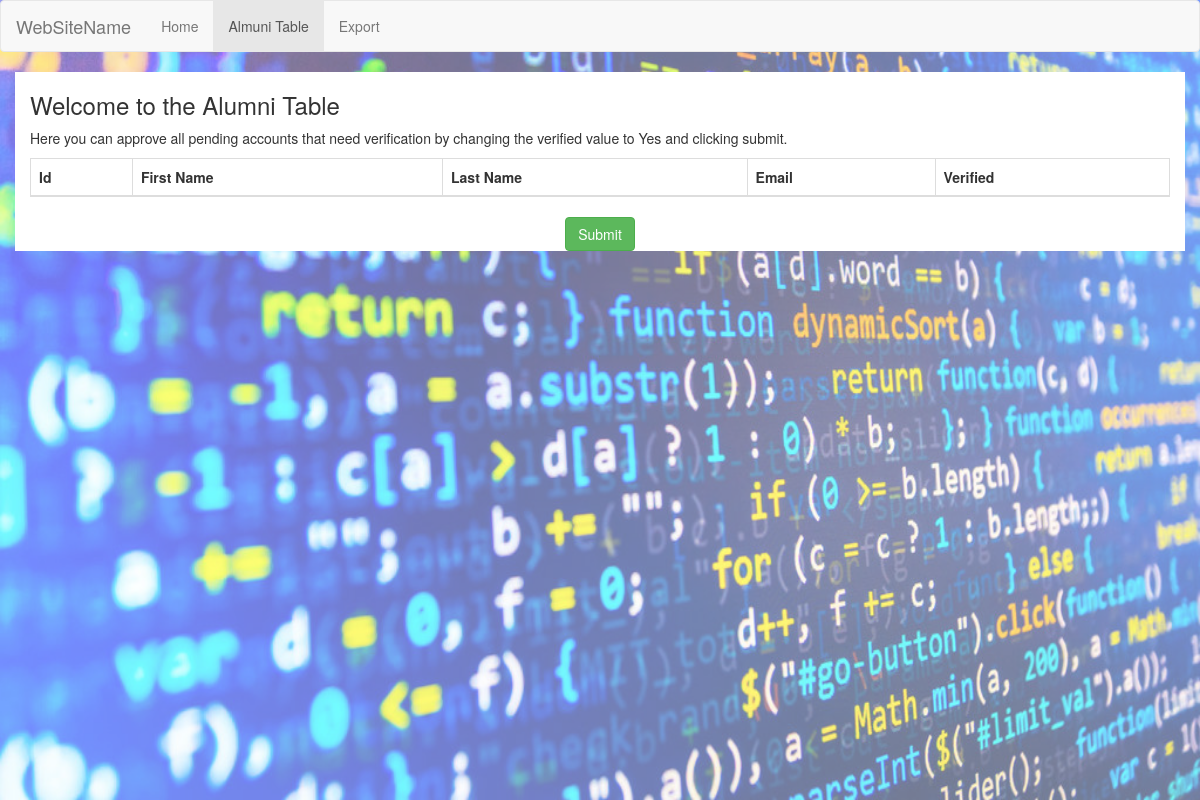
Before: /admin/alumniTable.php with the older database file.
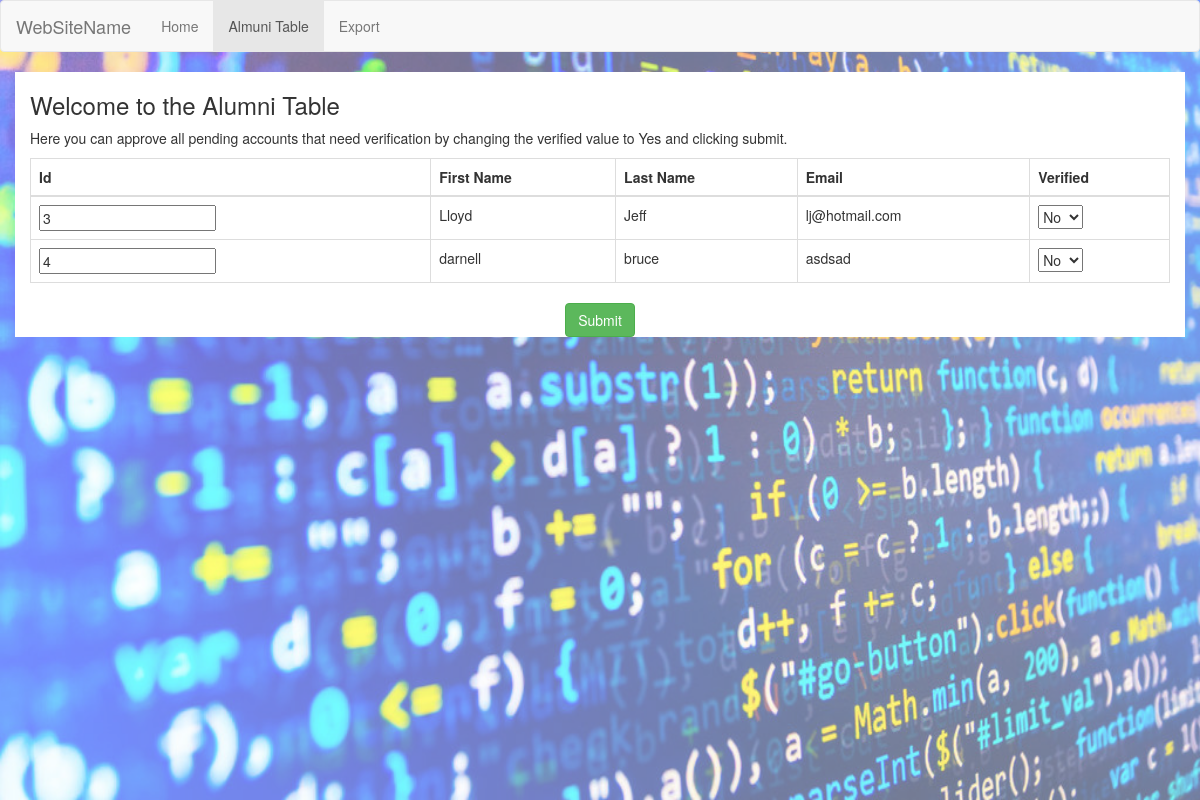
After: the same page with the newer database file.
### tables this page shows
CREATE TABLE `alumni` (
  `alumniId` int(20) NOT NULL,
  `fName` varchar(50) DEFAULT NULL,
  `lName` varchar(50) DEFAULT NULL,
  `email` varchar(50) DEFAULT NULL,
  `password` varchar(50) DEFAULT NULL,
  `timeCreated` timestamp NOT NULL DEFAULT CURRENT_TIMESTAMP ON UPDATE CURRENT_TIMESTAMP,
  `verified` varchar(50) NOT NULL DEFAULT 'No'
);

### admin/alumniTable.php (the view, shortened to what this page needs)
<!DOCTYPE html>
<html lang="en">
<head>
    <link rel="stylesheet" href="css/main.css">
    <link rel="stylesheet" href="https://maxcdn.bootstrapcdn.com/bootstrap/3.3.7/css/bootstrap.min.css">
    <link rel="stylesheet" href="https://maxcdn.bootstrapcdn.com/bootstrap/3.3.7/css/bootstrap.min.css">
</head>
<body>
    <nav class="navbar navbar-default">
  <div class="container-fluid">
    <div class="navbar-header">
      <a class="navbar-brand" href="#">WebSiteName</a>
    </div>
    <ul class="nav navbar-nav">
      <li><a href="home.php">Home</a></li>
      <li class="active"><a href="alumniTable.php">Almuni Table</a></li>
      <li><a href="export.php">Export</a></li>
    </ul>
  </div>
</nav>
<div id="background">
  <img src="images/computer_code.jpg" alt="background" height="100%" width="100%">
</div>
<div class="container" id="hold">
  <h3>Welcome to the Alumni Table</h3>
  <p>Here you can approve all pending accounts that need verification by changing the verified value to Yes and clicking submit.</p>
    <form action='' method='post'>
    <table class="table table-bordered">
        <thead>
            <tr>
                <th>Id</th>
                <th>First Name</th>
                <th>Last Name</th>
                <th>Email</th>
                <th>Verified</th>
            </tr>
        </thead>
        <tbody>
    <?php
        include "lib.php";
        $sql = "SELECT * FROM `alumni` where alumni.verified='No'";
        $res = $conn->query($sql);
        if ($res){
            while (($row = $res-> fetch_assoc())!=null){
                echo "<tr>";
                echo "<td>";
				echo "<input name='alumni[]'". "value='". $row['alumniId']."' readonly>";
				echo "</td>";
				echo "<td>" . $row['fName'] . "</td>";
                echo "<td>" . $row['lName'] . "</td>";
                echo "<td>" . $row['email'] . "</td>";
                echo "<td> <select name='select[]'>";
                echo "<option value=\"No\">No</option>";
                echo "</select>";
                echo "</td>";
                echo "</tr>";
            }
			 echo "</tbody></table>";
             echo "<div align=center>";
			 echo "<input type='submit' name='update' class=\"btn btn-success\" onclick='window.location.reload(true);'>";
             echo "</div>";
        }
    ?>
</div>
</body>
</html>

### admin/css/main.css (style rules this page uses)
#background { content : ""; display: block; position: absolute; top: 0; left: 0; background-image: url(computer_code.jpg); width: 100%; height: 100%; opacity : 0.55; z-index: -1; }
#hold { background-color: white; }

Changed rows visible on the page:
added alumni: fName "Lloyd", lName "Jeff", email "lj@hotmail.com"
added alumni: fName "darnell", lName "bruce", email "asdsad"
